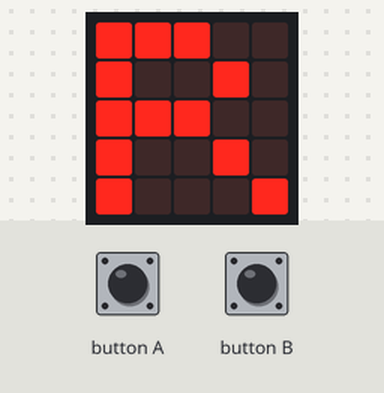
Bench run of a program on a simulated BBC micro:bit (MakeCode). Shown: the board's 5×5 LED display. Inputs (shaded band) come from the test bench.

Above: at 2.9 s.
3.0 s: button A pressed for 0.15 s
At 4.2 s:
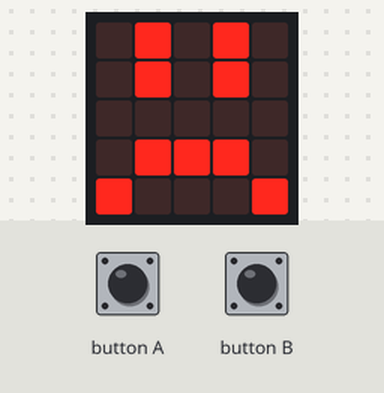
At 5.6 s:
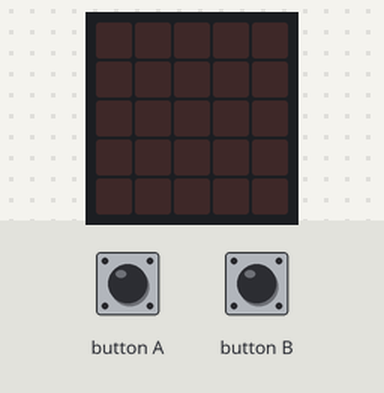
6.0 s: button B pressed for 0.15 s
At 6.8 s:
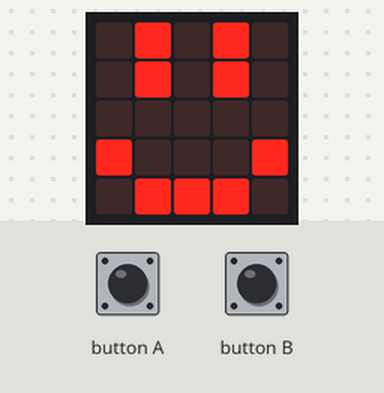
Timing chart, 0 to 9.0 s (numbered marks = the images above; inputs shaded):
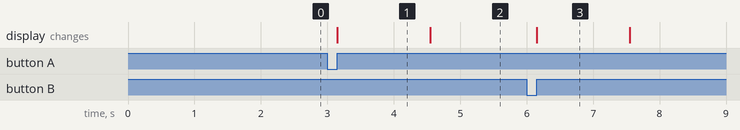

Measured:
- after the input at 3.0 s, the display: changes after 0.15 s (image 1)
- after the input at 6.0 s, the display: changes after 0.15 s (image 3)
- what the display in image 1 shows lasts 1.4 s, from 3.2 s to 4.6 s

The program:

main.ts
```typescript
basic.showString("R");
basic.pause(1000);
bluetooth.startButtonService();


basic.forever(()=>{
    bluetooth.advertiseUrl('abc',7,true);

    input.onButtonPressed(Button.A, () => {
        handleUnlike();
    });

    input.onButtonPressed(Button.B, () => {
        handleLike();
    });

})

let handleLike = ()=>{
    showIcon('like');
}

let handleUnlike = ()=>{
    showIcon('unlike');
}

let showIcon = (icon:string) => {
    if(icon === 'like'){
        basic.showLeds(`
                        . # . # .
                        . # . # .
                        . . . . .
                        # . . . #
                        . # # # .
                    `);
    }

    if(icon === 'unlike'){
        basic.showLeds(`
                        . # . # .
                        . # . # .
                        . . . . .
                        . # # # .
                        # . . . #
                    `);
    }

    basic.pause(1000);
    basic.showLeds(`
                    . . . . .
                    . . . . .
                    . . . . .
                    . . . . .
                    . . . . .
                    `);
}
```
